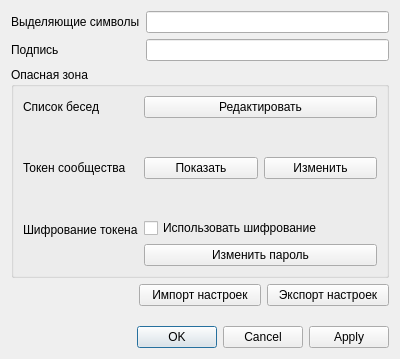
<?xml version="1.0" encoding="UTF-8"?>
<ui version="4.0">
 <class>DialogSettings</class>
 <widget class="QDialog" name="DialogSettings">
  <property name="geometry">
   <rect>
    <x>0</x>
    <y>0</y>
    <width>400</width>
    <height>359</height>
   </rect>
  </property>
  <property name="minimumSize">
   <size>
    <width>400</width>
    <height>359</height>
   </size>
  </property>
  <property name="maximumSize">
   <size>
    <width>400</width>
    <height>359</height>
   </size>
  </property>
  <property name="contextMenuPolicy">
   <enum>Qt::NoContextMenu</enum>
  </property>
  <property name="windowTitle">
   <string>Настройки</string>
  </property>
  <layout class="QGridLayout" name="gridLayout">
   <item row="2" column="2">
    <widget class="QPushButton" name="btExportSettings">
     <property name="text">
      <string>Экспорт настроек</string>
     </property>
    </widget>
   </item>
   <item row="0" column="0" colspan="3">
    <layout class="QFormLayout" name="formLayout">
     <item row="0" column="0">
      <widget class="QLabel" name="label">
       <property name="text">
        <string>Выделяющие символы</string>
       </property>
      </widget>
     </item>
     <item row="0" column="1">
      <widget class="QLineEdit" name="leHSymbols"/>
     </item>
     <item row="1" column="0">
      <widget class="QLabel" name="label_2">
       <property name="text">
        <string>Подпись</string>
       </property>
      </widget>
     </item>
     <item row="1" column="1">
      <widget class="QLineEdit" name="leSignature"/>
     </item>
    </layout>
   </item>
   <item row="3" column="1">
    <spacer name="verticalSpacer_3">
     <property name="orientation">
      <enum>Qt::Vertical</enum>
     </property>
     <property name="sizeHint" stdset="0">
      <size>
       <width>20</width>
       <height>40</height>
      </size>
     </property>
    </spacer>
   </item>
   <item row="1" column="0" colspan="3">
    <widget class="QGroupBox" name="groupBox">
     <property name="title">
      <string>Опасная зона</string>
     </property>
     <layout class="QFormLayout" name="formLayout_2">
      <item row="0" column="0">
       <widget class="QLabel" name="label_4">
        <property name="text">
         <string>Список бесед</string>
        </property>
       </widget>
      </item>
      <item row="0" column="1">
       <widget class="QPushButton" name="btEditChatsList">
        <property name="text">
         <string>Редактировать</string>
        </property>
       </widget>
      </item>
      <item row="1" column="1">
       <spacer name="verticalSpacer_2">
        <property name="orientation">
         <enum>Qt::Vertical</enum>
        </property>
        <property name="sizeHint" stdset="0">
         <size>
          <width>20</width>
          <height>40</height>
         </size>
        </property>
       </spacer>
      </item>
      <item row="2" column="0">
       <widget class="QLabel" name="label_3">
        <property name="text">
         <string>Токен сообщества</string>
        </property>
       </widget>
      </item>
      <item row="2" column="1">
       <layout class="QGridLayout" name="gridLayout_2">
        <item row="0" column="1">
         <widget class="QPushButton" name="btEditToken">
          <property name="text">
           <string>Изменить</string>
          </property>
         </widget>
        </item>
        <item row="0" column="0">
         <widget class="QPushButton" name="btShowToken">
          <property name="text">
           <string>Показать</string>
          </property>
         </widget>
        </item>
       </layout>
      </item>
      <item row="5" column="1">
       <layout class="QGridLayout" name="gridLayout_3">
        <item row="1" column="0">
         <widget class="QPushButton" name="btEditKey">
          <property name="text">
           <string>Изменить пароль</string>
          </property>
         </widget>
        </item>
        <item row="0" column="0">
         <widget class="QCheckBox" name="chbUseKeyCry">
          <property name="text">
           <string>Использовать шифрование</string>
          </property>
         </widget>
        </item>
       </layout>
      </item>
      <item row="3" column="1">
       <spacer name="verticalSpacer">
        <property name="orientation">
         <enum>Qt::Vertical</enum>
        </property>
        <property name="sizeHint" stdset="0">
         <size>
          <width>20</width>
          <height>40</height>
         </size>
        </property>
       </spacer>
      </item>
      <item row="5" column="0">
       <widget class="QLabel" name="label_5">
        <property name="sizePolicy">
         <sizepolicy hsizetype="Preferred" vsizetype="Preferred">
          <horstretch>0</horstretch>
          <verstretch>0</verstretch>
         </sizepolicy>
        </property>
        <property name="text">
         <string>Шифрование токена</string>
        </property>
       </widget>
      </item>
     </layout>
    </widget>
   </item>
   <item row="4" column="0" colspan="3">
    <widget class="QDialogButtonBox" name="buttonBox">
     <property name="orientation">
      <enum>Qt::Horizontal</enum>
     </property>
     <property name="standardButtons">
      <set>QDialogButtonBox::Apply|QDialogButtonBox::Cancel|QDialogButtonBox::Ok</set>
     </property>
    </widget>
   </item>
   <item row="2" column="1">
    <widget class="QPushButton" name="btImportSettings">
     <property name="text">
      <string>Импорт настроек</string>
     </property>
    </widget>
   </item>
  </layout>
 </widget>
 <resources/>
 <connections/>
</ui>
